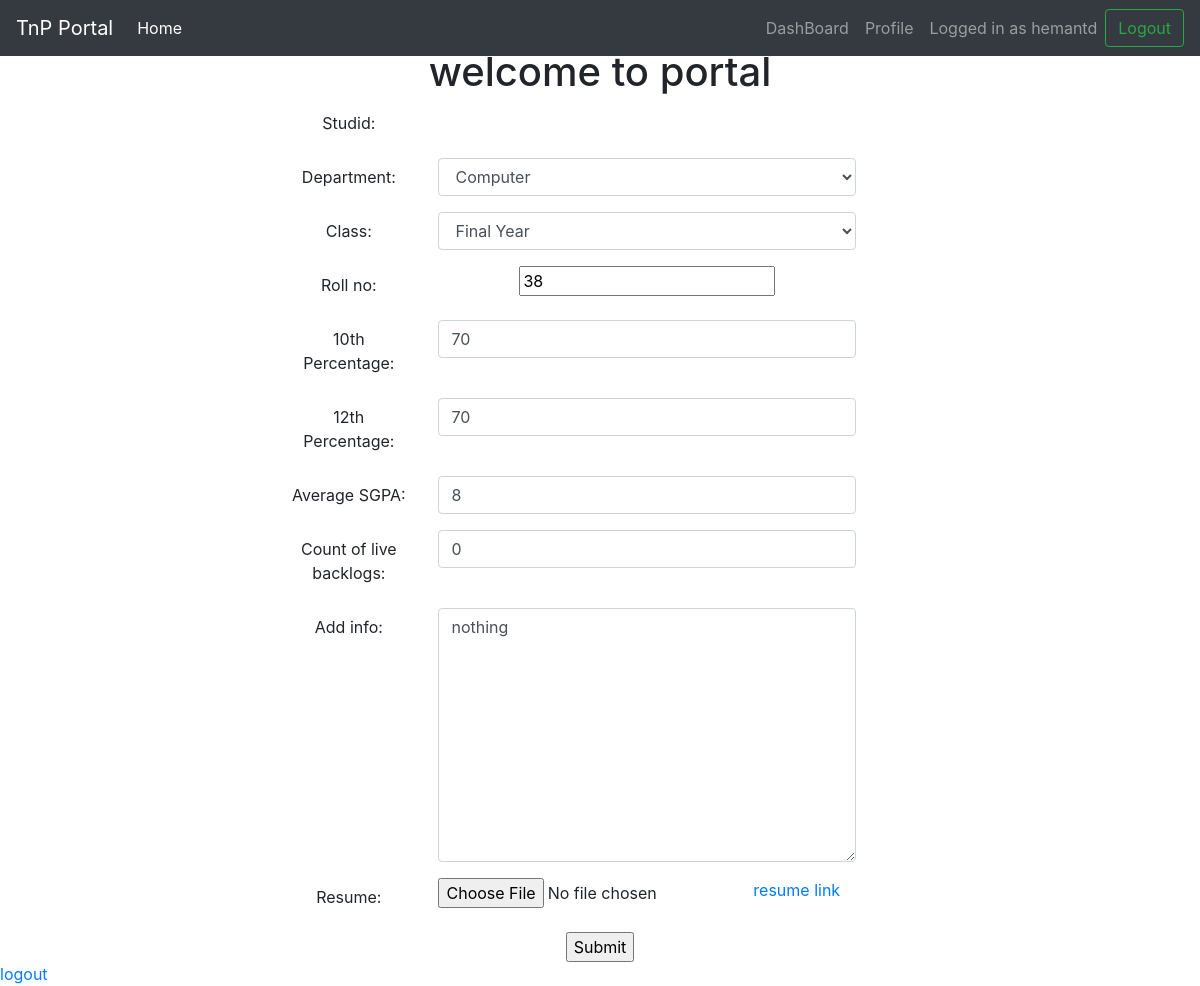
Before: /tnp/profile (signed in) with the older database file.
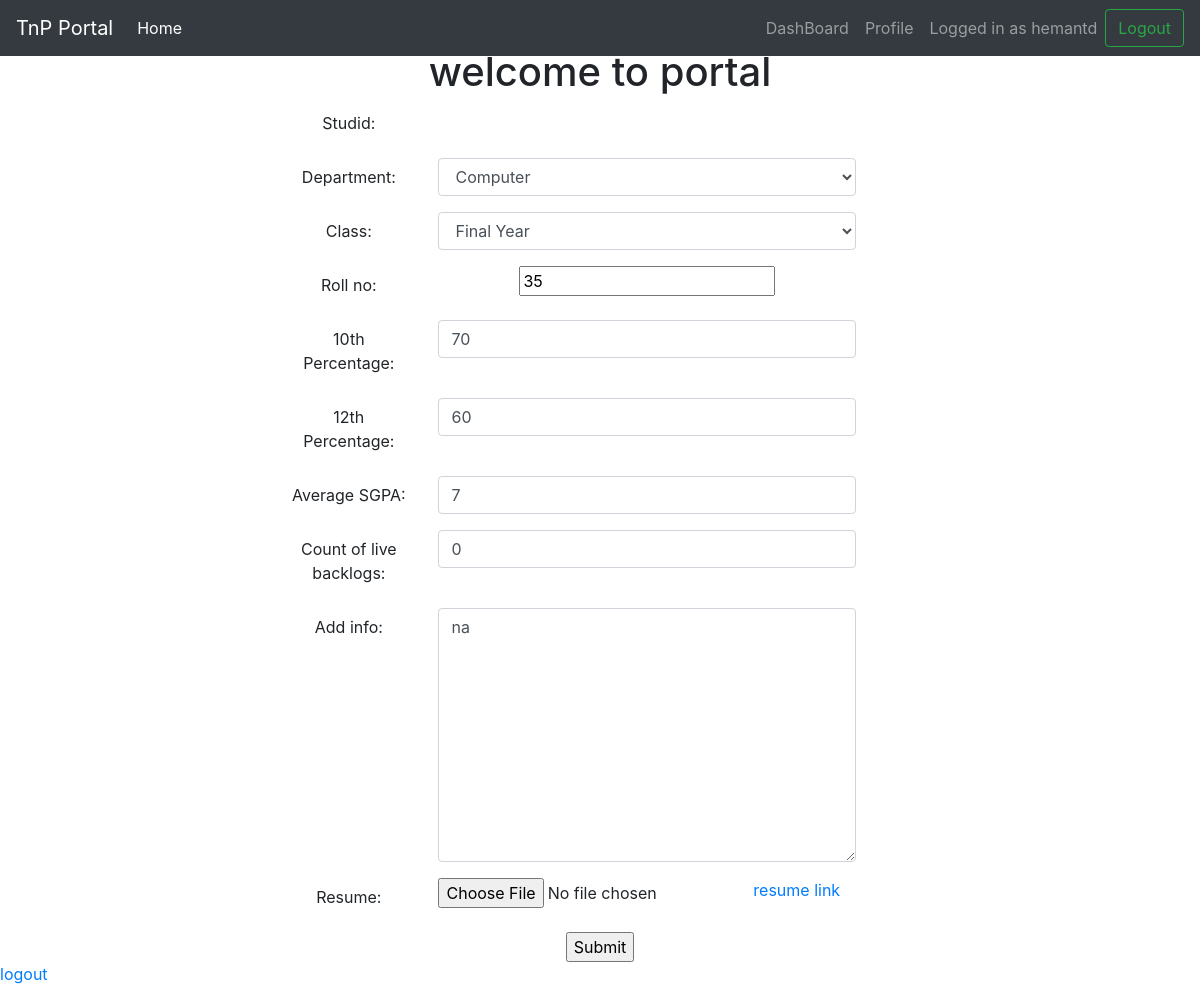
After: the same page with the newer database file.
### tnpPortal/models.py (models this page shows, shortened)
class userdata(models.Model):
    studid = models.OneToOneField(User, on_delete=models.CASCADE, primary_key=True)
    department = models.CharField(
        max_length =10,
        choices = DEPARTMENT_CHOICES,
        default = 'none',
    )
    classis = models.CharField(
        max_length = 5,
        choices = CLASS_CHOICES,
        default = 'none',
    )
    roll_no = models.PositiveIntegerField()
    tenth_marks = models.PositiveIntegerField()
    twelth_marks = models.PositiveIntegerField()
    degree_marks = models.PositiveIntegerField()
    live_back = models.PositiveIntegerField()
    add_info = models.CharField(max_length = 1000, blank=True)
    resume = models.FileField(blank=True)

### tnpPortal/views.py (the view)
# urls.py: path('profile', views.profile, name='profile'),
def profile(request):
    if request.user.is_authenticated:
        if request.user.is_superuser == True:
            return redirect('admin/addcompany')
        else:
            obj = 0;
            if request.method == "POST":
                form = userdataForm(request.POST, request.FILES)
                if form.is_valid():
                    data = form.cleaned_data
                    if data['resume']:
                        if str(data['resume']).endswith('.pdf'):
                            form.save()
                            messages.warning(request, 'Your information has been updated!!!')
                            return render(request, 'tnp/dash.html')
                        else:
                            messages.warning(request, 'Please upload resume in pdf formaat')
                            form = userdataForm(initial={
                                'studid':request.user.id,
                                'department':data['department'],
                                'classis' : data['classis'],
                                'roll_no' : data['roll_no'],
                                'add_info' : data['add_info'],
                                'tenth_marks':data['tenth_marks'],
                                'twelth_marks':data['twelth_marks'],
                                'degree_marks':data['degree_marks'],
                                'live_back':data['live_back'],
                                'add_info':data['add_info'],
                            })
                            return render(request, 'tnp/portal.html', {
                                'form':form,
                                'obj':obj,
                                'link':1,
                            })
                    else:
                        messages.warning(request, 'Please upload your resume.')
                        form = userdataForm(initial={
                                'studid':request.user.id,
                                'department':data['department'],
                                'classis' : data['classis'],
                                'roll_no' : data['roll_no'],
                                'add_info' : data['add_info'],
                                'tenth_marks':data['tenth_marks'],
                                'twelth_marks':data['twelth_marks'],
                                'degree_marks':data['degree_marks'],
                                'live_back':data['live_back'],
                                'add_info':data['add_info'],
                            })
                        return render(request, 'tnp/portal.html', {
                            'form':form,
                            'obj':obj,
                            'link':1,
                        })
                else :
                    print(form.errors['studid'])
                    return render(request, 'tnp/portal.html', {
                    'form':form,
                    'obj':obj,
                    'link':1,
                })
            else:
                try:
                    user = userdata.objects.values().get(pk=request.user.id)
                    obj = userdata.objects.get(pk=request.user.id)
                    form = userdataForm(initial={
                        'studid':request.user.id,
                        'department':user['department'],
                        'classis' : user['classis'],
                        'roll_no' : user['roll_no'],
                        'add_info' : user['add_info'],
                        'tenth_marks':obj.tenth_marks,
                        'twelth_marks':obj.twelth_marks,
                        'degree_marks':obj.degree_marks,
                        'live_back':obj.live_back,
                        'add_info':obj.add_info,
                    })
                    return render(request, 'tnp/portal.html', {
                    'form':form,
                    'obj':obj,
                    'link':1,
                })
                except (userdata.DoesNotExist):
                    form = userdataForm(initial={
                        'studid':request.user.id,
                        })
                    obj = 0
        return render(request, 'tnp/portal.html', {
            'form':form,
            'obj':obj,
            'link':1,
        })
    else:
        return redirect('login')

### tnpPortal/form.py
class userdataForm(forms.ModelForm):
    class Meta:
        model = userdata
        fields = "__all__"
        labels = {
            'classis':'Class',
            'tenth_marks': '10th Percentage',
            'twelth_marks': '12th Percentage',
            'degree_marks': 'Average SGPA',
            'live_back': 'Count of live backlogs'
        }
        widgets = {
            'studid' : forms.HiddenInput(attrs={}),
            'department': forms.Select(attrs={'class':'form-control'}),
            'classis': forms.Select(attrs={'class':'form-control'}),
            'add_info': forms.Textarea(attrs={'class':'form-control'}),
            'tenth_marks': forms.TextInput(attrs={'size':3, 'class' : 'form-control',}),
            'twelth_marks': forms.TextInput(attrs={'size':3, 'class' : 'form-control',}),
            'degree_marks': forms.TextInput(attrs={'size':4, 'class' : 'form-control',}),
            'live_back': forms.TextInput(attrs={'size':1, 'class' : 'form-control',}),
        }

### templates/tnp/portal.html (shortened to what this page needs)
{% extends 'tnp/base.html' %}
{% load static %}
{% block content %}
<div class="container">
    <center>
<h1>welcome to portal</h1>
<form action="" enctype="multipart/form-data"  method="post" novalidate>
    <div style="margin-left: 22%;">
        <div class="form-group row">
        {{form.studid.label_tag}}
        <div class="col-6">
        </div>
        <div class="col-4">
        </div>
       </div>
        <div class="form-group row">
        {{form.department.label_tag}}
        <div class="col-6">
            {{form.department}}
        </div>
        <div class="col-4">
        </div>
       </div>
       <div class="form-group row">
        {{form.classis.label_tag}}
        <div class="col-6">
            {{form.classis}}
        </div>
        <div class="col-4">
        </div>
       </div>
        <div class="form-group row">
        {{form.roll_no.label_tag}}
        <div class="col-6">
            {{form.roll_no}}
        </div>
        <div class="col-4">
        </div>
       </div>
       <div class="form-group row">
        {{form.tenth_marks.label_tag}}
        <div class="col-6">
            {{form.tenth_marks}}
        </div>
        <div class="col-4">
        </div>
       </div>
       <div class="form-group row">
        {{form.twelth_marks.label_tag}}
        <div class="col-6">
            {{form.twelth_marks}}
        </div>
        <div class="col-4">
        </div>
       </div>
        <div class="form-group row">
        {{form.degree_marks.label_tag}}
        <div class="col-6">
            {{form.degree_marks}}
        </div>
        <div class="col-4">
        </div>
       </div>
        <div class="form-group row">
        {{form.live_back.label_tag}}
        <div class="col-6">
            {{form.live_back}}
        </div>
        <div class="col-4">
        </div>
       </div>
        <div class="form-group row">
        {{form.add_info.label_tag}}
        <div class="col-6">
            {{form.add_info}}
        </div>
        <div class="col-4">
        </div>
       </div>
        <div class="form-group row">
        {{form.resume.label_tag}}
        {%if obj.resume.url%}
        <div class="col-4" id='re'>
            <input type="file" class="form-control-file" id="exampleFormControlFile1" name="resume">
        </div>
        <div class="col-2">
                <a href="{{obj.resume.url}}">resume link</a>
        </div>
        {% else %}
        <div class="col-4" id='re'>
            <input type="file" class="form-control-file" id="exampleFormControlFile1" name="resume" required>
        </div>
        {% endif %}
        <div class="col-4">
        </div>
       </div>
    </div>
    <input type="submit" value="Submit">
</form>
</center>
</div>
<a href="logout">logout</a>
{% endblock %}

### templates/tnp/base.html (shortened to what this page needs)
{% load static %}
{% load tags %}
{% url 'ho' as home %}
<!DOCTYPE html>
<html lang="en">
<head>
    <link rel="stylesheet" href="https://cdn.jsdelivr.net/npm/bootstrap@4.5.3/dist/css/bootstrap.min.css">
    <link rel="stylesheet" href="https://stackpath.bootstrapcdn.com/bootstrap/4.1.3/css/bootstrap.min.css">
</head>
<body>
<nav class="navbar navbar-expand-md navbar-dark fixed-top bg-dark">
    <a class="navbar-brand" href="{{home}}">TnP Portal</a>
    <div class="collapse navbar-collapse" id="navbarsExampleDefault">
        <ul class="navbar-nav mr-auto">
            <li class="nav-item active">
                <a class="nav-link" href="{{home}}">Home <span class="sr-only">(current)</span></a>
            </li>
        </ul>
        {% if user.is_authenticated %}
            <ul class="navbar-nav mr-right">
                <li class="nav-item">
                    <a class="nav-link {% if request.path == '/dash' %} active {% endif %} " href="{% url 'dash' %}">DashBoard</a>
                </li>
                {% if request.user.is_superuser %}
                  <li class="nav-item">
                    <a class="nav-link {% if request.path == '/admin/addcompany/' %} active {% endif %} " href="{% url 'profile' %}">Shortlist Students</a>
                </li>
                {% else %}
                <li class="nav-item">
                    <a class="nav-link {% if request.path == '/profile' %} active {% endif %} " href="{% url 'profile' %}">Profile</a>
                </li>
                {% endif %}
                <li class="nav-item">
                    <a class="nav-link">Logged in as {{ user.username }}</a>
                </li>
                <form class="form-inline my-2 my-lg-0" action="{% url 'logout' %}" method="POST">
                    <button class="btn btn-outline-success my-2 my-sm-0" type="submit">Logout</button>
                </form>
            </ul>
        {% else %}
            <form class="form-inline my-2 my-lg-0" action="{% url 'login' %}" method="GET">
                {% csrf_token %}
                <button class="btn btn-outline-success my-2 my-sm-0" type="submit">Sign in</button>
            </form>
        {% endif %}
    </div>
</nav>
<div>
    <br><br>
    {% block content %}
    {% endblock %}
</div>
</body>
</html>

### templates/tnp/portal.html (style rules this page uses)
label { padding-top:calc(.375rem + 1px); padding-bottom:calc(.375rem + 1px); margin-bottom:0; font-size:inherit; line-height:1.5; -webkit-box-flex:0;-ms-flex:0 0 16.666667%;flex:0 0 16.666667%;max-width:16.666667%; position:relative;width:100%;min-height:1px;padding-right:15px;padding-left:15px; }

Changed rows visible on the page:
changed userdata "Computer": roll_no "38" → "35"; twelth_marks "70" → "60"; degree_marks "8" → "7"; add_info "nothing" → "na"
